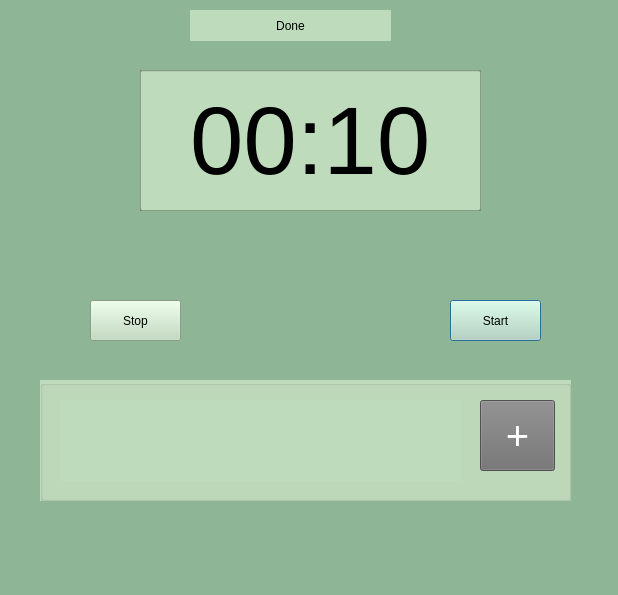
<?xml version="1.0" encoding="UTF-8"?>
<ui version="4.0">
 <class>Timer</class>
 <widget class="QMainWindow" name="Timer">
  <property name="geometry">
   <rect>
    <x>0</x>
    <y>0</y>
    <width>618</width>
    <height>595</height>
   </rect>
  </property>
  <property name="windowTitle">
   <string>MainWindow</string>
  </property>
  <property name="layoutDirection">
   <enum>Qt::LeftToRight</enum>
  </property>
  <property name="styleSheet">
   <string notr="true">background-color: #8db596;</string>
  </property>
  <widget class="QWidget" name="centralwidget">
   <widget class="QLineEdit" name="timerEdit">
    <property name="geometry">
     <rect>
      <x>140</x>
      <y>70</y>
      <width>341</width>
      <height>141</height>
     </rect>
    </property>
    <property name="font">
     <font>
      <pointsize>72</pointsize>
     </font>
    </property>
    <property name="layoutDirection">
     <enum>Qt::LeftToRight</enum>
    </property>
    <property name="autoFillBackground">
     <bool>false</bool>
    </property>
    <property name="styleSheet">
     <string notr="true">background-color: #bedbbb</string>
    </property>
    <property name="inputMask">
     <string>00:00</string>
    </property>
    <property name="text">
     <string>00:10</string>
    </property>
    <property name="alignment">
     <set>Qt::AlignCenter</set>
    </property>
   </widget>
   <widget class="QProgressBar" name="timerProg">
    <property name="geometry">
     <rect>
      <x>140</x>
      <y>70</y>
      <width>341</width>
      <height>141</height>
     </rect>
    </property>
    <property name="styleSheet">
     <string notr="true">QProgressBar::chunk {
     background-color: #3add36;
     width: 1px;
 }

 QProgressBar {
     border: 2px solid grey;
     border-radius: 0px;
     text-align: center;
 }</string>
    </property>
    <property name="value">
     <number>100</number>
    </property>
    <property name="textVisible">
     <bool>false</bool>
    </property>
   </widget>
   <widget class="QGroupBox" name="timerManage">
    <property name="geometry">
     <rect>
      <x>40</x>
      <y>380</y>
      <width>531</width>
      <height>121</height>
     </rect>
    </property>
    <property name="styleSheet">
     <string notr="true">background-color: #BEDBBB</string>
    </property>
    <property name="title">
     <string/>
    </property>
    <widget class="QPushButton" name="addTimer">
     <property name="geometry">
      <rect>
       <x>440</x>
       <y>20</y>
       <width>75</width>
       <height>71</height>
      </rect>
     </property>
     <property name="font">
      <font>
       <pointsize>30</pointsize>
      </font>
     </property>
     <property name="styleSheet">
      <string notr="true">background-color: #707070;
color: white;</string>
     </property>
     <property name="text">
      <string>+</string>
     </property>
    </widget>
    <widget class="QWidget" name="horizontalLayoutWidget">
     <property name="geometry">
      <rect>
       <x>20</x>
       <y>20</y>
       <width>401</width>
       <height>81</height>
      </rect>
     </property>
     <layout class="QHBoxLayout" name="timerLayout"/>
    </widget>
   </widget>
   <widget class="QPushButton" name="stopButton">
    <property name="geometry">
     <rect>
      <x>90</x>
      <y>300</y>
      <width>91</width>
      <height>41</height>
     </rect>
    </property>
    <property name="styleSheet">
     <string notr="true">background-color: #bedbbb;</string>
    </property>
    <property name="text">
     <string>Stop</string>
    </property>
   </widget>
   <widget class="QPushButton" name="startButton">
    <property name="geometry">
     <rect>
      <x>450</x>
      <y>300</y>
      <width>91</width>
      <height>41</height>
     </rect>
    </property>
    <property name="styleSheet">
     <string notr="true">background-color: #BEDBBB;</string>
    </property>
    <property name="text">
     <string>Start</string>
    </property>
    <property name="autoDefault">
     <bool>false</bool>
    </property>
    <property name="default">
     <bool>true</bool>
    </property>
   </widget>
   <widget class="QLabel" name="statusLabel">
    <property name="geometry">
     <rect>
      <x>190</x>
      <y>10</y>
      <width>201</width>
      <height>31</height>
     </rect>
    </property>
    <property name="styleSheet">
     <string notr="true">background-color: #bedbbb;</string>
    </property>
    <property name="text">
     <string>Done</string>
    </property>
    <property name="alignment">
     <set>Qt::AlignCenter</set>
    </property>
   </widget>
   <widget class="QWidget" name="horizontalLayoutWidget_2">
    <property name="geometry">
     <rect>
      <x>40</x>
      <y>220</y>
      <width>531</width>
      <height>61</height>
     </rect>
    </property>
    <layout class="QHBoxLayout" name="timesLayout"/>
   </widget>
   <zorder>timerProg</zorder>
   <zorder>timerEdit</zorder>
   <zorder>timerManage</zorder>
   <zorder>stopButton</zorder>
   <zorder>startButton</zorder>
   <zorder>statusLabel</zorder>
   <zorder>horizontalLayoutWidget_2</zorder>
  </widget>
  <widget class="QMenuBar" name="menubar">
   <property name="geometry">
    <rect>
     <x>0</x>
     <y>0</y>
     <width>618</width>
     <height>22</height>
    </rect>
   </property>
  </widget>
  <widget class="QStatusBar" name="statusbar"/>
 </widget>
 <resources/>
 <connections/>
</ui>
